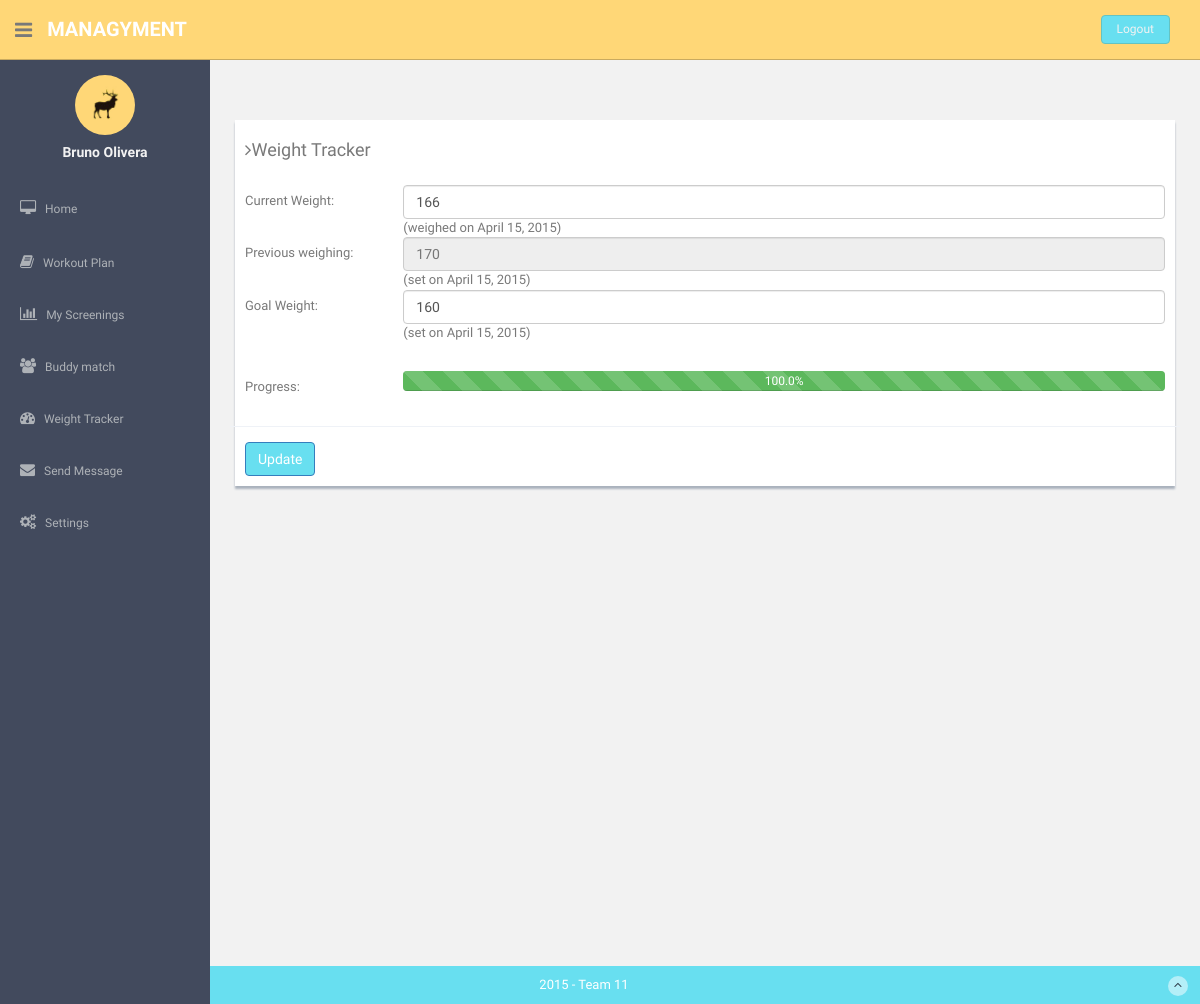
Page /tracker/ (signed in) on the committed database.
### gym_app/models.py (models this page shows)
class Tracker(models.Model):
    startWeightDate = models.DateField(auto_now_add=True)
    startWeight = models.IntegerField(max_length=4, default=0)
    previousWeightDate = models.DateField(auto_now=True)
    previousWeight = models.IntegerField(max_length=4, default=0)
    currentWeightDate = models.DateField(auto_now=True)
    currentWeight = models.IntegerField(max_length=4, default=170)
    goalWeight = models.IntegerField(default=160, max_length=4)

### gym_app/views.py (the view, shortened to what this page needs)
# urls.py: url(r'^tracker/', tracker),
@login_required
@user_passes_test(lambda u: u.groups.filter(Q(name='regular') | Q(name='premium')).count() == 1, login_url='/permission_denied/')
def tracker(request):
    if request.user.is_superuser:
        group = 'admin';
    else:
        try:
            group = User.objects.get(username=request.user.username).groups.all()[0].name;
        except:
            group = 'none'
    user = User.objects.get(username = request.user.username)
    athlete = Athlete.objects.get(user = request.user)
    tracker = athlete.tracker
    progress=0
    result=0
    goal=0
    if tracker.goalWeight < tracker.startWeight: #lose weight goal
        goal = float(tracker.startWeight - tracker.goalWeight)
        result = float(tracker.startWeight - tracker.currentWeight)
    else:
        if tracker.goalWeight > tracker.startWeight: #gain weight goal
            goal = float(tracker.goalWeight - tracker.startWeight)
            result = float(tracker.currentWeight - tracker.startWeight)
    if goal == 0 or result > goal:
        progress = 100.0
    else:
        if result < 0:
            progress = 0.0
        else:
            progress = (result / goal) * 100.0
    progress = round(Decimal(progress), 1)
    tracker.save()
    context = {'tracker' : tracker, 'progress': progress, 'group': group}
    return render(request, 'gym_app/tracker.html', context)

### templates/gym_app/tracker.html (shortened to what this page needs)
{% extends 'base.html' %}
{% load staticfiles %}
{% block content%}
  <div class="row mt"><div class="col-lg-12"><div class="form-panel">
      <h4 class="mb"><i class="fa fa-angle-right"></i>Weight Tracker</h4>
      <form class="form-horizontal style-form" method="post" action="/tracker/"
          enctype="multipart/form-data">
          <div class="form-group">
            <label class="col-sm-2 col-sm-2 control-label">Current Weight: </label>
            <div class="col-lg-10">
                <input type="number" class="form-control" min=1 max=500 name="currentWeight" value={{tracker.currentWeight}} />  (weighed on {{tracker.currentWeightDate}})
            </div><br/><br/>
            <label class="col-sm-2 col-sm-2 control-label">Previous weighing: </label>
            <div class="col-lg-10"> <input class="form-control" id="disabledInput" placeholder= {{tracker.previousWeight}} disabled/> (set on {{tracker.previousWeightDate}})
            </div><br/><br/>
             <label class="col-sm-2 col-sm-2 control-label">Goal Weight: </label>
             <div class="col-lg-10">
             <input class="form-control" type="number" min=1 max=500 name="goalWeight" value={{tracker.goalWeight}} size="50" />  (set on {{tracker.currentWeightDate}})</div><p style= "visibility: hidden">{{tracker.currentWeightDate}}</p>
            <label class="col-sm-2 col-sm-2 control-label">Progress: </label>
             <div class="col-lg-10">
            <div class="progress">
              {%if progress >= 100 %}
                <div class="progress-bar progress-bar-striped progress-bar-success active" role="progressbar" aria-valuenow="60" aria-valuemin="0" aria-valuemax="200" style="width: {{progress}}%;">{{progress}}%
              {%else%}
                <div class="progress-bar progress-bar-striped progress-bar-danger active" role="progressbar" aria-valuenow="60" aria-valuemin="0" aria-valuemax="200" style="width: {{progress}}%;">{{progress}}%
                {%endif%}
            </div></div></div></div>
            <input type="submit" class="btn btn-primary" name="submit" value="Update" />
          </div>
</div></div></div>
{% endblock %}

### templates/base.html (shortened to what this page needs)
<!DOCTYPE html>
{% load staticfiles %}
<html lang="en">
  <head>
    <link href="{% static "css/bootstrap.css" %}" rel="stylesheet">
    <link href="{% static "font-awesome/css/font-awesome.css" %}" rel="stylesheet">
    <link href="{% static "css/zabuto_calendar.css" %}" rel="stylesheet">
    <link href="{% static "js/gritter/css/jquery.gritter.css" %}" rel="stylesheet">
    <link href="{% static "lineicons/style.css" %}" rel="stylesheet">
    <link href="{% static "css/style.css" %}" rel="stylesheet">
    <link href="{% static "css/style-responsive.css" %}" rel="stylesheet">
  </head>
  <body>
  <section id="container" >
      <header class="header black-bg">
              <div class="sidebar-toggle-box">
                  <div class="fa fa-bars tooltips" data-placement="right" data-original-title="Toggle Navigation"></div>
              </div>
            <a href="/index/" class="logo"><b>Managyment</b></a>
            {% if user.is_authenticated %}
            <div class="top-menu">
            	<ul class="nav pull-right top-menu">
                    <li><a class="logout" href="/logout/">Logout</a></li>
            	</ul>
            </div>
            {% endif %}
        </header>
      {% if user.is_authenticated %}
      <aside>
          <div id="sidebar"  class="nav-collapse ">
              <ul class="sidebar-menu" id="nav-accordion">
              	  <p class="centered"><a href="profile.html"><img src="{% static "img/ui-sam.jpg" %}" class="img-circle" width="60"></a></p>
              	  <h5 class="centered">{{ user.first_name }} {{ user.last_name }}</h5>
                  <li class="mt">
                      <a href="/index/">
                          <i class="fa fa-desktop"></i>
                          <span>Home</span>
                      </a>
                  </li>
                  {% if group == "regular" or group == "premium" %}
                  <li class="sub-menu">
                      <a href="javascript:;" >
                          <i class="fa fa-book"></i>
                          <span>Workout Plan</span>
                      </a>
                  </li>
                  {% endif %}
                  {% if group == "premium" or group == "regular" %}
                    {% if group == "premium" %}
                    <li class="sub-menu">
                      <a href="/screenings/" >
                          <i class="fa fa-bar-chart-o"></i>
                          <span>My Screenings</span>
                      </a>
                    </li>
                    {% endif %}
                    <li class="sub-menu">
                        <a href="/buddy_match/" >
                            <i class="fa fa-users"></i>
                            <span>Buddy match</span>
                        </a>
                    </li>
                    <li class="sub-menu">
                        <a href="/tracker/">
                            <i class="fa fa-tachometer"></i>
                            <span>Weight Tracker</span>
                        </a>
                    </li>
                  {% endif %}
                   <li class="sub-menu">
                      <a href="/members/" >
                          <i class="fa fa-envelope"></i>
                          <span>Send Message</span>
                      </a>
                  </li>
                  {% if group != "admin" %}
                     <li class="sub-menu">
                        <a href="javascript:;" >
                            <i class="fa fa-cogs"></i>
                            <span>Settings</span>
                        </a>
                      </li>
                  {% endif %}
              </ul>
          </div>
      </aside>
      {% endif %}
      <section id="main-content">
          <section class="wrapper site-min-height">
          	<div class="row mt">
          		<div class="col-lg-12">
          		{% block content %}
              {% endblock %}
          		</div>
		</section><! --/wrapper -->
      </section>
      <footer class="site-footer">
          <div class="text-center">
              2015 - Team 11
              <a href="" class="go-top">
                  <i class="fa fa-angle-up"></i>
              </a>
          </div>
      </footer>
  </section>
  </body>
</html>

### static/css/style.css (style rules this page uses)
body { color: #797979; background: #f2f2f2; font-family: 'Ruda', sans-serif; padding: 0px !important; margin: 0px !important; font-size:13px; }
ul li { list-style: none; }
a, a:hover, a:focus { text-decoration: none; outline: none; }
#container { width: 100%; height: 100%; }
.centered { text-align: center; }
.mt { margin-top: 25px; }
.mb { margin-bottom: 25px; }
ul.top-menu > li > .logout { color: #f2f2f2; font-size: 12px; border-radius: 4px; -webkit-border-radius: 4px; border: 1px solid #64c3c2 !important; padding: 5px 15px; margin-right: 15px; background: #68dff0; margin-top: 15px; }
#sidebar { width: 210px; height: 100%; position: fixed; background: #424a5d; }
#sidebar h5 { color: #f2f2f2; font-weight: 700; }
#sidebar ul li { position: relative; }
ul.sidebar-menu , ul.sidebar-menu li ul.sub { margin: -2px 0 0; padding: 0; }
ul.sidebar-menu { margin-top: 75px; }
ul.sidebar-menu li { margin-bottom: 5px; margin-left:10px; margin-right:10px; }
ul.sidebar-menu li.sub-menu { line-height: 15px; }
ul.sidebar-menu li a span { display: inline-block; }
ul.sidebar-menu li a { color: #aeb2b7; text-decoration: none; display: block; padding: 15px 0 15px 10px; font-size: 12px; outline: none; -webkit-transition: all 0.3s ease; -moz-transition: all 0.3s ease; -o-transition: all 0.3s ease; -ms-transition: all 0.3s ease; transition: all 0.3s ease; }
ul.sidebar-menu li a i { font-size: 15px; padding-right: 6px; }
#main-content { margin-left: 210px; }
.header, .footer { min-height: 60px; padding: 0 15px; }
.header { position: fixed; left: 0; right: 0; z-index: 1002; }
.black-bg { background: #ffd777; border-bottom: 1px solid #c9aa5f; }
.wrapper { display: inline-block; margin-top: 60px; padding-left: 15px; padding-right: 15px; padding-bottom: 15px; padding-top: 0px; width: 100%; }
a.logo { font-size: 20px; color: #ffffff; float: left; margin-top: 15px; text-transform: uppercase; }
a.logo b { font-weight: 900; }
#top_menu .nav > li, ul.top-menu > li { float: left; }
ul.top-menu > li > a { color: #666666; font-size: 16px; border-radius: 4px; -webkit-border-radius: 4px; border:1px solid #666666 !important; padding: 2px 6px; margin-right: 15px; }
.sidebar-toggle-box { float: left; padding-right: 15px; margin-top: 20px; }
.sidebar-toggle-box .fa-bars { cursor: pointer; display: inline-block; font-size: 20px; }
.form-panel { background: #ffffff; margin: 10px; padding: 10px; box-shadow: 0px 3px 2px #aab2bd; text-align: left; }
label { font-weight: 400; }
.form-horizontal.style-form .form-group { border-bottom: 1px solid #eff2f7; padding-bottom: 15px; margin-bottom: 15px; }
@media (min-width: 768px) { .form-horizontal .control-label { text-align: left; } }
.site-footer { background: #68dff0; color: #fff; padding: 10px 0; }
.go-top { margin-right: 1%; float: right; background: rgba(255,255,255,.5); width: 20px; height: 20px; border-radius: 50%; -webkit-border-radius: 50%; }
.go-top i { color: #2A3542; }
.site-min-height { min-height: 900px; }

### rows in the picture
Tracker: currentWeight "166", currentWeightDate "April 15, 2015", previousWeight "170", previousWeightDate "April 15, 2015", goalWeight "160"

### other values in the picture
{{ user.first_name }} "Bruno"
{{ user.last_name }} "Olivera"
{{ progress }} "100.0"
